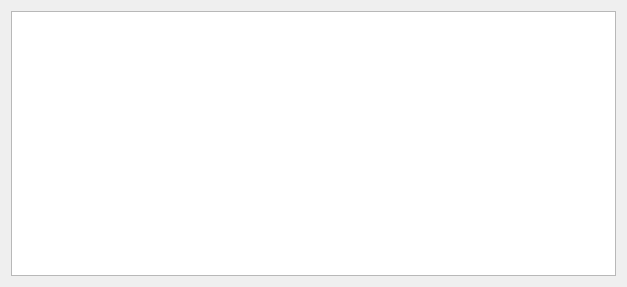
<?xml version="1.0" encoding="UTF-8"?>
<ui version="4.0">
 <class>License</class>
 <widget class="QWidget" name="License">
  <property name="geometry">
   <rect>
    <x>0</x>
    <y>0</y>
    <width>627</width>
    <height>287</height>
   </rect>
  </property>
  <property name="windowTitle">
   <string>License</string>
  </property>
  <layout class="QVBoxLayout" name="verticalLayout">
   <item>
    <widget class="QPlainTextEdit" name="plainTextEdit">
     <property name="readOnly">
      <bool>true</bool>
     </property>
    </widget>
   </item>
  </layout>
 </widget>
 <resources/>
 <connections/>
</ui>
